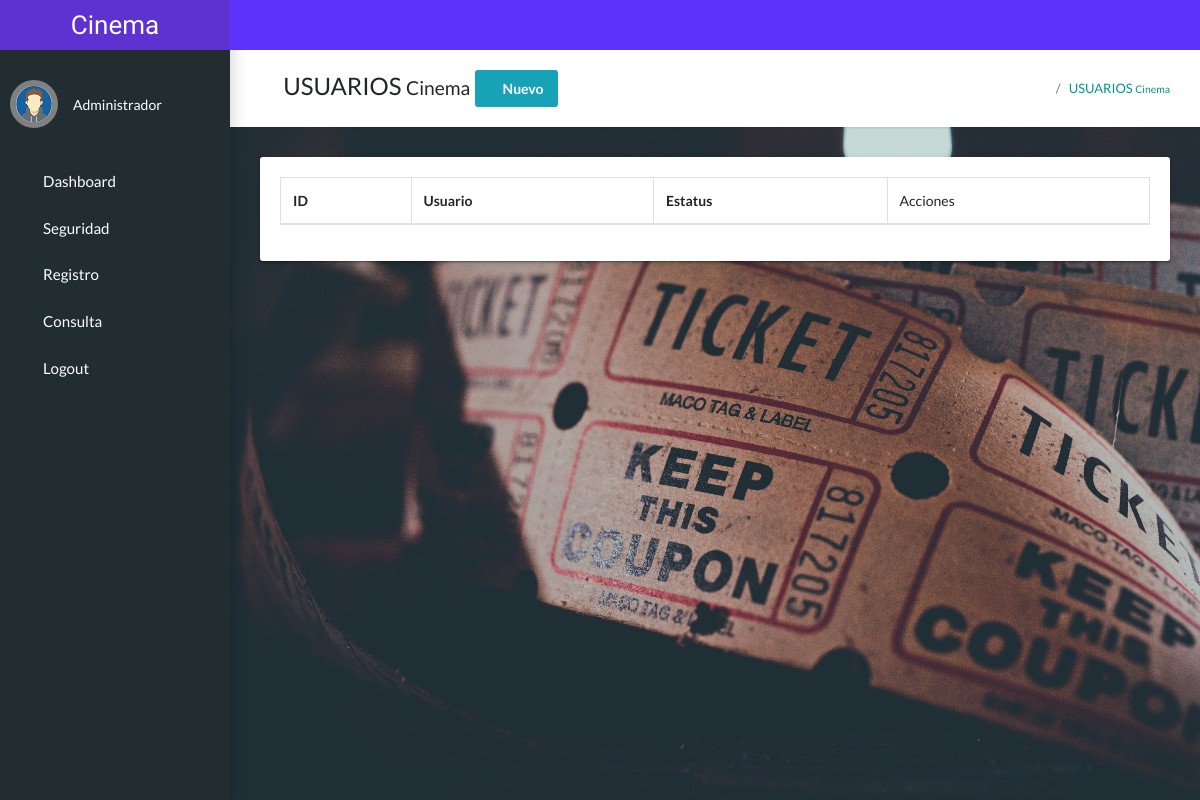
The app's page /pages/usuarios.php, older data.
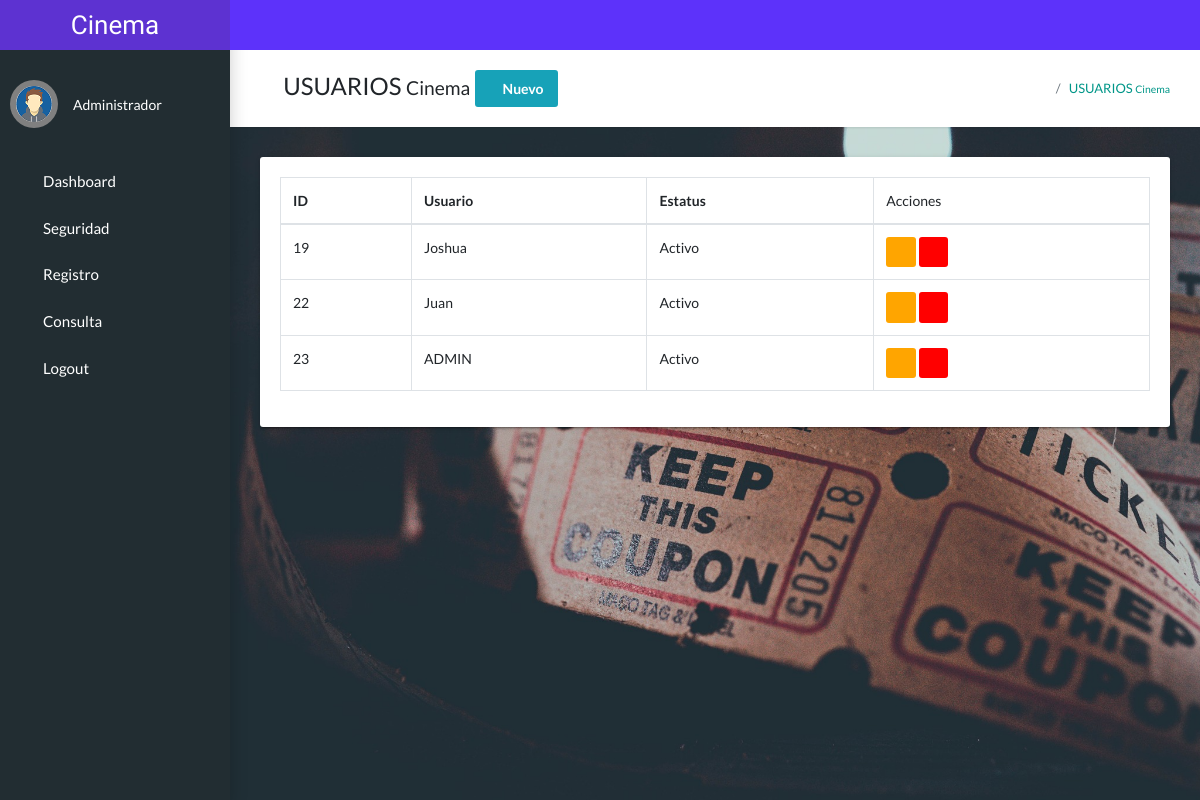
The same page, newer data.
### tables this page shows
CREATE TABLE `users` (
  `id_user` int(11) NOT NULL,
  `usuario` varchar(30) NOT NULL,
  `clave` text NOT NULL,
  `status` int(11) NOT NULL
);

### pages/usuarios.php (the view, shortened to what this page needs)
<?php
include 'templates/header_admin.php';
include("../src/php/database/connection.php");
$query= "SELECT id_user, usuario, CASE WHEN status='1' THEN 'Activo' ELSE 'Inactivo' END AS estado  FROM users";
$resultadoConsulta = mysqli_query($conection, $query);
?>
<section class="app-content">
      <div class="app-title">
        <div>
            <h1><i class="fas fa-user-tag"></i> USUARIOS <small> Cinema</small>
                <button class="btn btn-info" type="button" data-bs-toggle="modal"
                data-bs-target="#exampleModal1" id="clasificacion"><i class="fas fa-plus-circle"></i> Nuevo</button>
            </h1>
        </div>
        <ul class="app-breadcrumb breadcrumb">
          <li class="breadcrumb-item"><i class="fa fa-home fa-lg"></i></li>
          <li class="breadcrumb-item"><a href="#">USUARIOS <small> Cinema</small></a></li>
        </ul>
      </div>
        <div class="row">
            <div class="col-md-12">
              <div class="tile">
                <div class="tile-body">
                  <div class="table-responsive">
                    <table class="table table-hover table-bordered" id="tableUsuarios">
                      <thead>
                        <tr>
                          <th>ID</th>
                          <th>Usuario</th>
                          <th>Estatus</th>
                          <td>Acciones</td>
                        </tr>
                      </thead>
                          <tbody>
                          <?php while($usuario = mysqli_fetch_assoc($resultadoConsulta)): ?>
                              <tr>
                                <td><?php echo $usuario ['id_user']; ?></td>
                                <td><?php echo $usuario ['usuario']; ?></td>
                                <td><?php echo $usuario ['estado']; ?></td>
                                <td>
                                <a   href="actualizarUsuario.php?id=<?php  echo $usuario ['idusuario']; ?>"  class="btn bg-orange btn-sm">
                                  <i class="fa-solid fa-pencil text-white"></i>
                                </a>
                                <a   href="eliminarUsuario.php?id=<?php  echo $usuario ['idusuario']; ?>"  class="btn bg-red btn-sm">
                                  <i class="fa-solid fa-trash text-white"></i>
                                </a>
                                </td>
                              </tr>
                            <?php endwhile; ?>
                      </tbody>
                    </table>
                  </div>
                </div>
              </div>
            </div>
        </div>
    </section>
    <?php include 'templates/footer_admin.php';?>

Row changes from the older to the newer data that the page shows:
added users: id_user "19", usuario "Joshua", estado "Activo"
added users: id_user "22", usuario "Juan", estado "Activo"
added users: id_user "23", usuario "ADMIN", estado "Activo"
